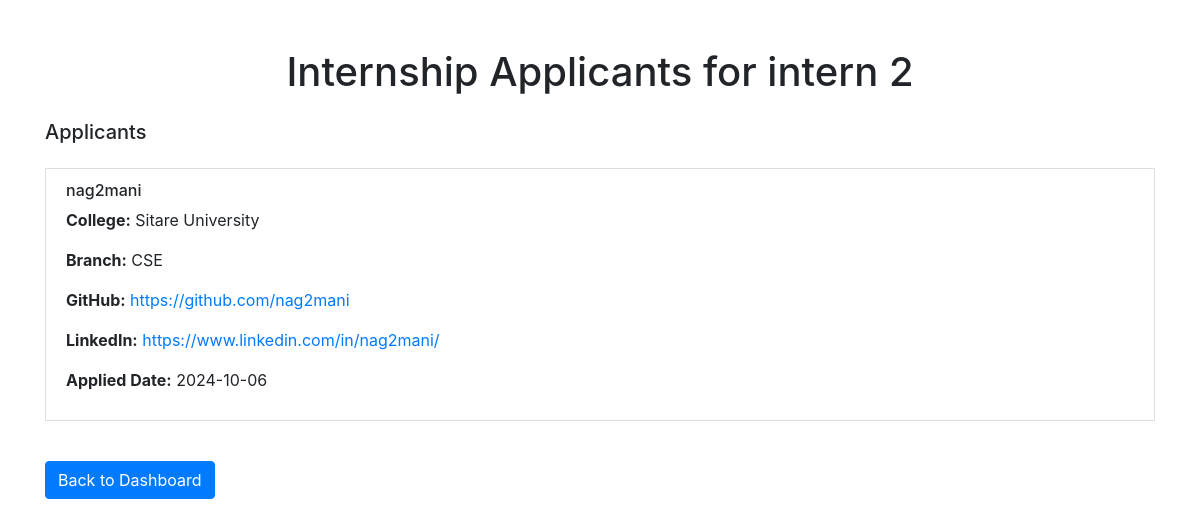
The app's page /internship_applicants/2/ (signed in), older data.
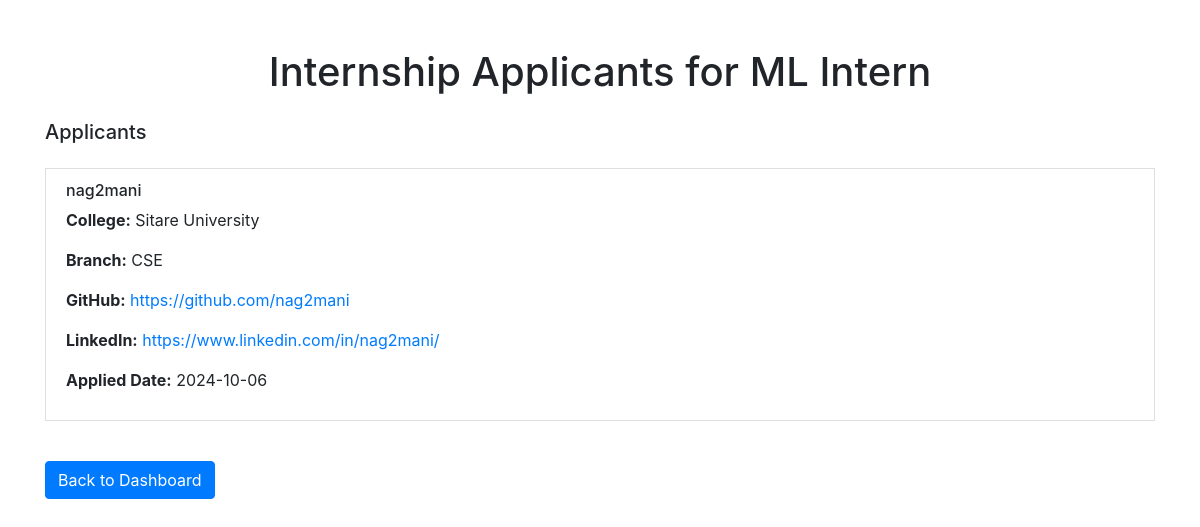
The same page, newer data.
### home/models.py (models this page shows, shortened)
class Internship(models.Model):
    company = models.ForeignKey(Company, on_delete=models.CASCADE)
    title = models.CharField(max_length=255, default='Internship')
    description = models.TextField()
    field = models.CharField(max_length=255)
    category = models.CharField(max_length=255)
    stipend = models.CharField(max_length=20)
    location = models.CharField(max_length=255)
    expiry_date = models.DateField()
    created_date = models.DateField(auto_now_add=True)
    skills = models.TextField()
    student_applied = models.JSONField()  # To store hashmap of students applied

### home/views.py (the view)
# urls.py: path('internship_applicants/<int:internship_id>/', internship_applicants, name='internship_applicants'),
@login_required(login_url="/login/")
def internship_applicants(request, internship_id):
    internship = get_object_or_404(Internship, id=internship_id, company=request.user.company)
    applicants = []
    for student_id, application_details in internship.student_applied.items():
        student = get_object_or_404(Student, id=student_id)
        applicants.append({
            'student': student,
            'application_details': application_details
        })
    return render(request, 'internship_applicants.html', {'internship': internship, 'applicants': applicants})

### home/templates/internship_applicants.html (shortened to what this page needs)
<!DOCTYPE html>
<html lang="en">
<head>
    <link href="https://stackpath.bootstrapcdn.com/bootstrap/4.5.2/css/bootstrap.min.css" rel="stylesheet">
</head>
<body>
    <div class="container mt-5">
        <h1 class="text-center">Internship Applicants for {{ internship.title }}</h1>
        <div class="mt-4">
            <h5>Applicants</h5>
            <ul class="list-group">
                {% for applicant in applicants %}
                <div class="my-3">
                    <li class="list-group-item">
                        <h6>{{ applicant.student.user.username }}</h6>
                        <p><strong>College:</strong> {{ applicant.student.college }}</p>
                        <p><strong>Branch:</strong> {{ applicant.student.branch }}</p>
                        <p><strong>GitHub:</strong> <a href="{{ applicant.student.github }}" target="_blank">{{ applicant.student.github }}</a></p>
                        <p><strong>LinkedIn:</strong> <a href="{{ applicant.student.linkedin }}" target="_blank">{{ applicant.student.linkedin }}</a></p>
                        <p><strong>Applied Date:</strong> {{ applicant.application_details.applied_date }}</p>
                    </li>
                </div>
                {% empty %}
                <li class="list-group-item">No applicants yet.</li>
                {% endfor %}
            </ul>
        </div>
        <div class="mt-4">
            <a href="{% url 'company' %}" class="btn btn-primary">Back to Dashboard</a>
        </div>
    </div>
</body>
</html>

Row changes from the older to the newer data that the page shows:
changed Internship: title "intern 2" → "ML Intern"
